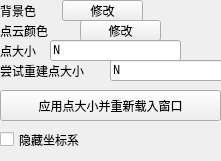
         <widget class="QWidget" name="page_4">
          <property name="geometry">
           <rect>
            <x>0</x>
            <y>0</y>
            <width>221</width>
            <height>161</height>
           </rect>
          </property>
          <attribute name="label">
           <string>内置界面</string>
          </attribute>
          <widget class="QLabel" name="label_27">
           <property name="geometry">
            <rect>
             <x>0</x>
             <y>20</y>
             <width>81</width>
             <height>21</height>
            </rect>
           </property>
           <property name="font">
            <font>
             <family>黑体</family>
            </font>
           </property>
           <property name="text">
            <string>点云颜色</string>
           </property>
          </widget>
          <widget class="QPushButton" name="SetPointColorV">
           <property name="geometry">
            <rect>
             <x>80</x>
             <y>20</y>
             <width>81</width>
             <height>21</height>
            </rect>
           </property>
           <property name="text">
            <string>修改</string>
           </property>
          </widget>
          <widget class="QPushButton" name="SetbgColorV">
           <property name="geometry">
            <rect>
             <x>62</x>
             <y>0</y>
             <width>81</width>
             <height>21</height>
            </rect>
           </property>
           <property name="text">
            <string>修改</string>
           </property>
          </widget>
          <widget class="QLabel" name="label_28">
           <property name="geometry">
            <rect>
             <x>0</x>
             <y>0</y>
             <width>71</width>
             <height>21</height>
            </rect>
           </property>
           <property name="font">
            <font>
             <family>黑体</family>
            </font>
           </property>
           <property name="text">
            <string>背景色</string>
           </property>
          </widget>
          <widget class="QLineEdit" name="pointszV">
           <property name="geometry">
            <rect>
             <x>50</x>
             <y>40</y>
             <width>131</width>
             <height>21</height>
            </rect>
           </property>
           <property name="font">
            <font>
             <family>Consolas</family>
            </font>
           </property>
           <property name="text">
            <string>N</string>
           </property>
          </widget>
          <widget class="QLabel" name="label_29">
           <property name="geometry">
            <rect>
             <x>0</x>
             <y>40</y>
             <width>51</width>
             <height>21</height>
            </rect>
           </property>
           <property name="font">
            <font>
             <family>黑体</family>
            </font>
           </property>
           <property name="text">
            <string>点大小</string>
           </property>
          </widget>
          <widget class="QPushButton" name="VTKWApply">
           <property name="geometry">
            <rect>
             <x>0</x>
             <y>90</y>
             <width>221</width>
             <height>31</height>
            </rect>
           </property>
           <property name="text">
            <string>应用点大小并重新载入窗口</string>
           </property>
          </widget>
          <widget class="QLineEdit" name="pointszVR">
           <property name="geometry">
            <rect>
             <x>110</x>
             <y>60</y>
             <width>121</width>
             <height>21</height>
            </rect>
           </property>
           <property name="font">
            <font>
             <family>Consolas</family>
            </font>
           </property>
           <property name="text">
            <string>N</string>
           </property>
          </widget>
          <widget class="QLabel" name="label_32">
           <property name="geometry">
            <rect>
             <x>0</x>
             <y>60</y>
             <width>121</width>
             <height>21</height>
            </rect>
           </property>
           <property name="font">
            <font>
             <family>黑体</family>
            </font>
           </property>
           <property name="text">
            <string>尝试重建点大小</string>
           </property>
          </widget>
          <widget class="QCheckBox" name="HideAxisV">
           <property name="geometry">
            <rect>
             <x>0</x>
             <y>130</y>
             <width>111</width>
             <height>19</height>
            </rect>
           </property>
           <property name="text">
            <string>隐藏坐标系</string>
           </property>
          </widget>
         </widget>
